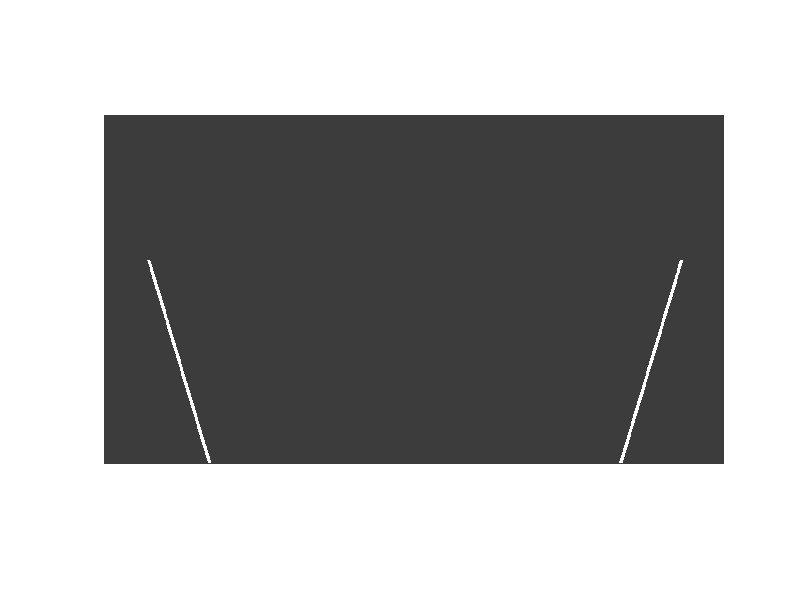

The MATLAB source for this figure:
clc;
clear;
close all;

img = uint8(zeros(720,1280,3));

% Asphalt color
img(:,:,1) = 60;
img(:,:,2) = 60;
img(:,:,3) = 60;

% Draw lanes
for y = 300:719

    x1 = round(0.3*y);

    x2 = round(1280 - 0.3*y);

    img(y,x1:x1+6,:) = 255;

    img(y,x2:x2+6,:) = 255;

end

imshow(img);

imwrite(img,'Highway_Image.jpg');
